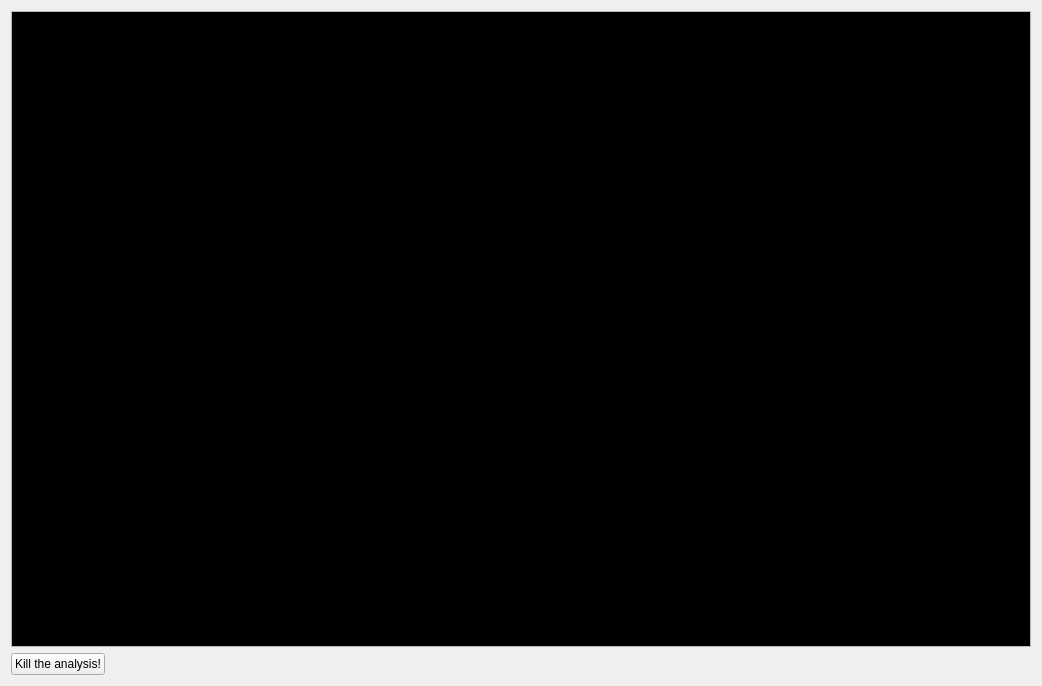
<?xml version="1.0" encoding="UTF-8"?>
<ui version="4.0">
 <class>TkTerminal</class>
 <widget class="QConnectedTabWidget" name="TkTerminal">
  <property name="geometry">
   <rect>
    <x>0</x>
    <y>0</y>
    <width>1042</width>
    <height>686</height>
   </rect>
  </property>
  <property name="windowTitle">
   <string>Running analysis</string>
  </property>
  <layout class="QGridLayout" name="gridLayout">
   <item row="0" column="0">
    <layout class="QVBoxLayout" name="verticalLayout">
     <item>
      <widget class="QTextEdit" name="textOutput">
       <property name="palette">
        <palette>
         <active>
          <colorrole role="Text">
           <brush brushstyle="SolidPattern">
            <color alpha="255">
             <red>0</red>
             <green>255</green>
             <blue>0</blue>
            </color>
           </brush>
          </colorrole>
          <colorrole role="Base">
           <brush brushstyle="SolidPattern">
            <color alpha="255">
             <red>0</red>
             <green>0</green>
             <blue>0</blue>
            </color>
           </brush>
          </colorrole>
         </active>
         <inactive>
          <colorrole role="Text">
           <brush brushstyle="SolidPattern">
            <color alpha="255">
             <red>0</red>
             <green>255</green>
             <blue>0</blue>
            </color>
           </brush>
          </colorrole>
          <colorrole role="Base">
           <brush brushstyle="SolidPattern">
            <color alpha="255">
             <red>0</red>
             <green>0</green>
             <blue>0</blue>
            </color>
           </brush>
          </colorrole>
         </inactive>
         <disabled>
          <colorrole role="Text">
           <brush brushstyle="SolidPattern">
            <color alpha="255">
             <red>106</red>
             <green>104</green>
             <blue>100</blue>
            </color>
           </brush>
          </colorrole>
          <colorrole role="Base">
           <brush brushstyle="SolidPattern">
            <color alpha="255">
             <red>212</red>
             <green>208</green>
             <blue>200</blue>
            </color>
           </brush>
          </colorrole>
         </disabled>
        </palette>
       </property>
       <property name="readOnly">
        <bool>true</bool>
       </property>
      </widget>
     </item>
     <item>
      <layout class="QHBoxLayout" name="horizontalLayout">
       <item>
        <widget class="QPushButton" name="btnKill">
         <property name="text">
          <string>Kill the analysis!</string>
         </property>
        </widget>
       </item>
       <item>
        <spacer name="horizontalSpacer">
         <property name="orientation">
          <enum>Qt::Horizontal</enum>
         </property>
         <property name="sizeHint" stdset="0">
          <size>
           <width>40</width>
           <height>20</height>
          </size>
         </property>
        </spacer>
       </item>
      </layout>
     </item>
    </layout>
   </item>
  </layout>
 </widget>
 <customwidgets>
  <customwidget>
   <class>QConnectedTabWidget</class>
   <extends>QWidget</extends>
   <header>QConnectedTabWidget.h</header>
   <container>1</container>
  </customwidget>
 </customwidgets>
 <resources/>
 <connections/>
</ui>
